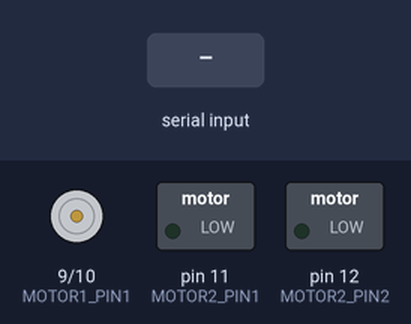
A sketch run on a simulated Arduino Mega 2560, built with avr-gcc and run on an emulated ATmega2560. Parts: motor-driver pin pairs drawn as motors (green arrow = first pin HIGH = forward, orange = second pin HIGH = backward, longer = more drive), switched loads named in the sketch (green lamp = pin HIGH). The test bench sets the inputs (shaded band).

Above: at 1.2 s.
1.3 s: "L" received over the second serial link
At 2.3 s:
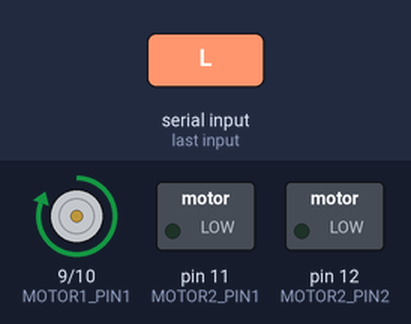
2.8 s: "D" received over the second serial link
At 3.5 s:
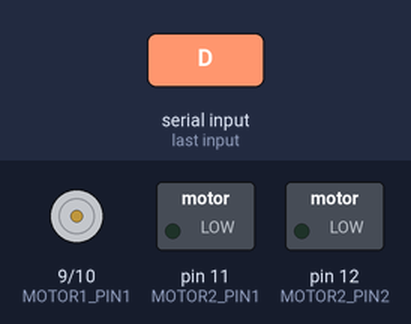
Timing chart, 0 to 5.8 s (numbered marks = the images above; inputs shaded):
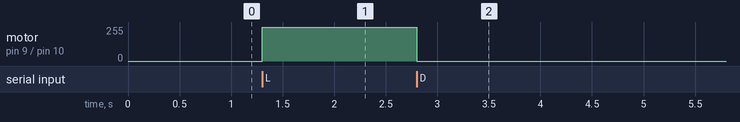

Measured:
- after the input at 1.3 s, motor on pin 9 (MOTOR1_PIN1) / pin 10 (MOTOR1_PIN2): stopped → forward 255/255 at once
- after the input at 2.8 s, motor on pin 9 (MOTOR1_PIN1) / pin 10 (MOTOR1_PIN2): forward 255/255 → stopped at once

The sketch:

motordc.ino
```cpp
#define MOTOR1_PIN1 9
#define MOTOR1_PIN2 10
#define MOTOR2_PIN1 11
#define MOTOR2_PIN2 12

int comando;

void desligaLaser() {
  digitalWrite(MOTOR1_PIN1, LOW);
  digitalWrite(MOTOR1_PIN2, LOW);
  digitalWrite(MOTOR2_PIN1, LOW);
  digitalWrite(MOTOR2_PIN2, LOW);
}

void ligaLaser() {
  digitalWrite(MOTOR1_PIN1, HIGH);
  digitalWrite(MOTOR1_PIN2, LOW);
  digitalWrite(MOTOR2_PIN1, LOW);
  digitalWrite(MOTOR2_PIN2, LOW);
}

void setup(){

// Define pino dos motores DC
  pinMode(MOTOR1_PIN1, OUTPUT);
  pinMode(MOTOR1_PIN2, OUTPUT);
  pinMode(MOTOR2_PIN1, OUTPUT);
  pinMode(MOTOR2_PIN2, OUTPUT);

  desligaLaser();

  // Comunicação serial
  Serial.begin(9600);
  Serial1.begin(9600);// Conecta o servo ao pino 4

}

void loop(){
  if (Serial1.available() > 0) {
    comando = Serial1.read(); // Lê o comando enviado via Bluetooth
    if (comando == 'L') {
      ligaLaser();
    } else if (comando == 'D') {
      desligaLaser();
    }
  }

}
```
